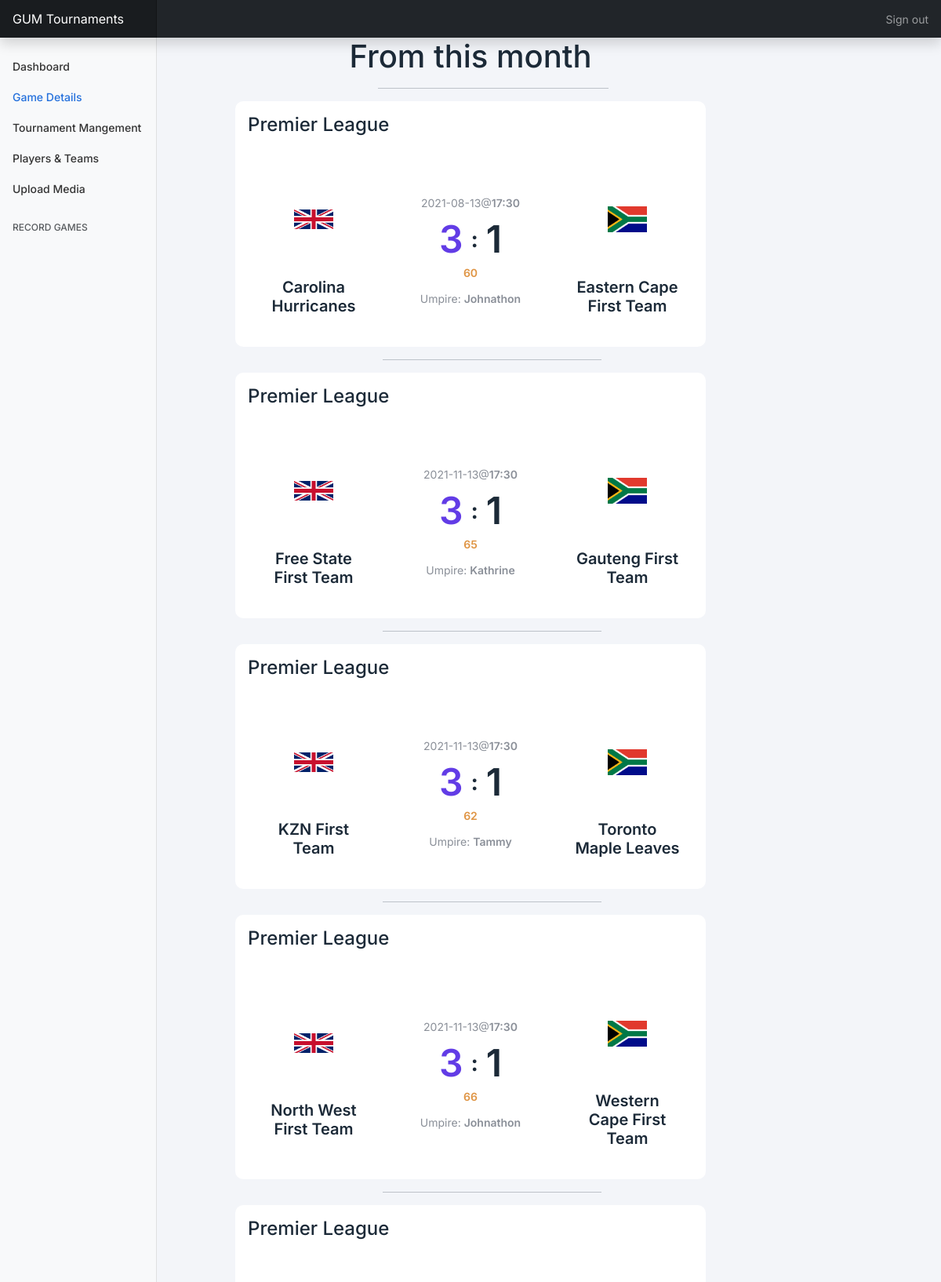
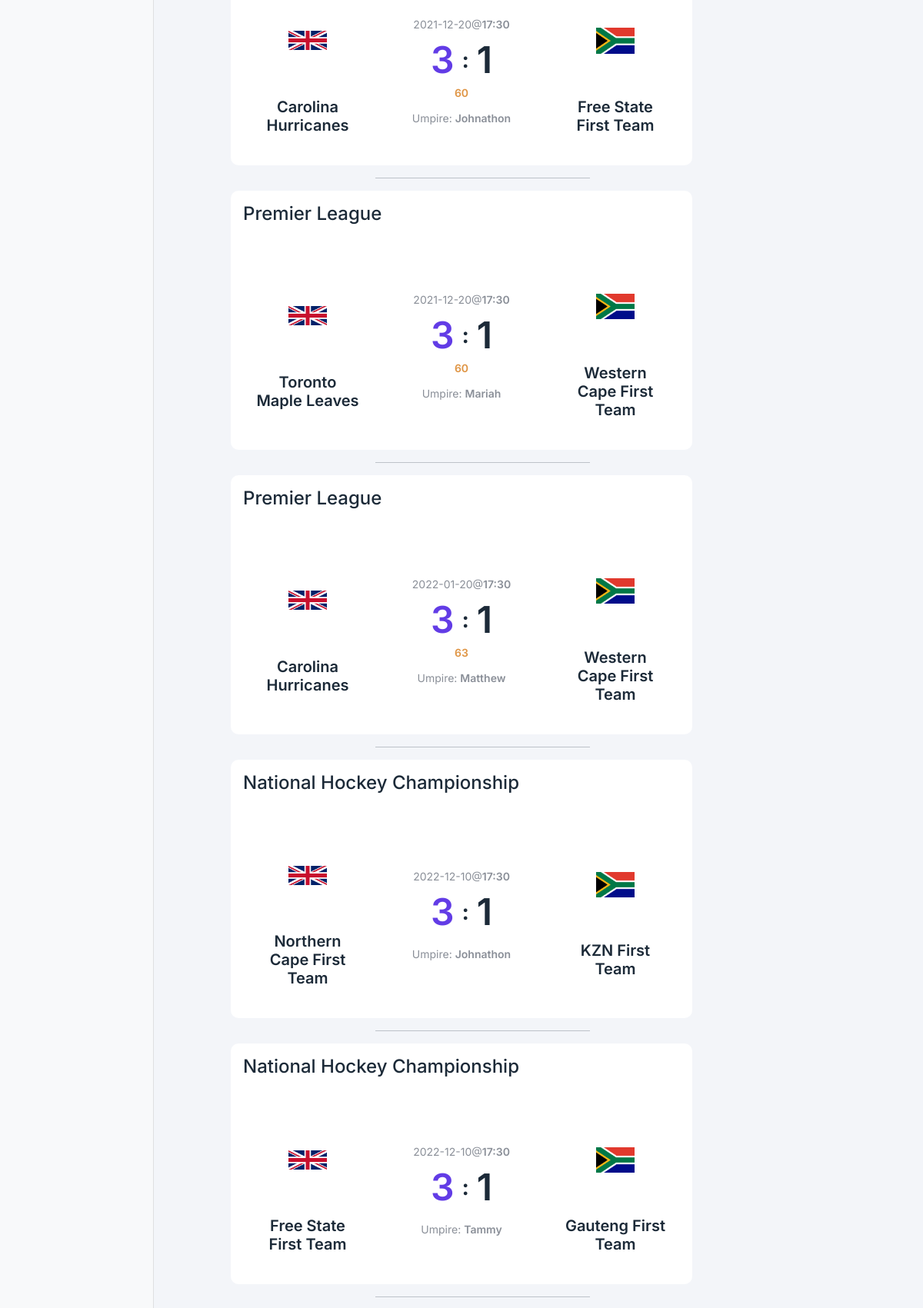
The page /game-Details.php (upper part) on the database its author committed (2 pictures, top to bottom).
### tables this page shows
CREATE TABLE `games` (
  `Games_id` int(11) UNSIGNED NOT NULL,
  `Umpire_licence` int(10) UNSIGNED NOT NULL,
  `tournament_id` int(5) NOT NULL,
  `Team_1` varchar(45) DEFAULT NULL,
  `Team_2` varchar(45) DEFAULT NULL,
  `Date_of_Match` date NOT NULL,
  `Alt_match_day` date NOT NULL,
  `Time_duration` int(11) DEFAULT NULL,
  `Game_round` varchar(45) NOT NULL
);

CREATE TABLE `tournement` (
  `Tournament_ID` int(5) NOT NULL,
  `Tournament_Name` mediumtext DEFAULT NULL,
  `Tournament_Season` varchar(45) NOT NULL,
  `Tournament_Location_Country` varchar(255) NOT NULL,
  `Tournament_Location_City` varchar(255) DEFAULT NULL,
  `Tournament_Winner` varchar(255) DEFAULT NULL
);

CREATE TABLE `umpire` (
  `Umpire_licence` int(10) UNSIGNED NOT NULL,
  `Name` mediumtext NOT NULL,
  `Surname` varchar(255) NOT NULL,
  `Games` int(11) NOT NULL,
  `Age` tinyint(60) NOT NULL,
  `Experience` int(11) UNSIGNED NOT NULL
);

### db-api.php (called while the page is built, shortened)
<?php
  class Database
  {
      public static function instance()
      {
          static $instance = null;
          if ($instance === null) $instance = new Database();
          return $instance;
      }
      private function __construct()
      {
          $this->conn = new mysqli("127.0.0.1:3306","root","20485001","f_hocky");
      }
      public function getTournaments(){
        $query = "SELECT * FROM tournement";
        $result = $this->conn->query($query);
        if($result->num_rows > 0){
          $tournaments = array();
          while($row = $result->fetch_assoc()){
            array_push($tournaments, $row);
          }
          return $tournaments;
        }
      }
      public function getGames(){
        $query = "SELECT * FROM games";
        $result = $this->conn->query($query);
        return $result;
      }
      public function getUmpire($license){
        $query = "SELECT * FROM umpire WHERE Umpire_licence='$license'";
        $result = $this->conn->query($query);
        return $result;
      }
  }
  $db = Database::instance();
?>

### game-Details.php (the view, shortened to what this page needs)
<?php include "db-api.php" ?>
<!DOCTYPE html>
<html lang="en">
<head>
	<link href="https://cdn.jsdelivr.net/npm/bootstrap@5.2.0-beta1/dist/css/bootstrap.min.css" rel="stylesheet">
	<link href="../assets/dist/css/bootstrap.min.css" rel="stylesheet">
	<link href="dashStyles.css" rel="stylesheet">
	<link href="gameDetStyles.css" rel="stylesheet">
</head>
<body>
	<header class="navbar navbar-dark sticky-top bg-dark flex-md-nowrap p-0 shadow">
		<a class="navbar-brand col-md-3 col-lg-2 me-0 px-3 fs-6" href="#">GUM Tournaments</a>
		<div class="navbar-nav">
			<div class="nav-item text-nowrap">
				<a class="nav-link px-3" href="index.php">Sign out</a>
			</div>
		</div>
	</header>
	<div class="container-fluid">
		<div class="row">
			<nav id="sidebarMenu" class="col-md-3 col-lg-2 d-md-block bg-light sidebar collapse">
				<div class="position-sticky pt-3">
					<ul class="nav flex-column">
						<li class="nav-item">
							<a class="nav-link" aria-current="page" href="dashboard.php">
								Dashboard
							</a>
						</li>
						<li class="nav-item">
							<a class="nav-link active" href="game-Details.php">
								Game Details
							</a>
						</li>
						<li class="nav-item">
							<a class="nav-link" href="tourMan.php">
								Tournament Mangement
							</a>
						</li>
						<li class="nav-item">
							<a class="nav-link" href="teamMan.php">
								Players & Teams
							</a>
						</li>
						<li class="nav-item">
							<a class="nav-link" href="upload.php">
								Upload Media
							</a>
						</li>
					</ul>
					<h6 class="sidebar-heading d-flex justify-content-between align-items-center px-3 mt-4 mb-1 text-muted text-uppercase">
						<span>Record Games</span>
					</h6>
				</div>
			</nav>
			<main>
				<h1>From this month</h1>
				<hr>
				<div class="container">
					<div class="row">
						<div class="col">
							<?php
								$games = $db->getGames();
								while($row = $games->fetch_assoc()){
									$umpire = $db->getUmpire($row["Umpire_licence"]);
									$umpire = $umpire->fetch_assoc();
									$t = $db->getTournaments();
									$tName = '';
									for($i = 0; $i < count($t);$i++ ){
										if($t[$i]["Tournament_ID"] == $row["tournament_id"]){
											$tName = $t[$i]["Tournament_Name"];
											break;
										}
									}
									echo '
								<div class="container-md">
								<div class="match">
									<div class="match-header">
										<div class="match-tournament"><h4>'.$tName.'</h4></div>
										<div class="match-actions">
											<!-- <button class="btn-icon"><i class="material-icons-outlined">grade</i></button>
										<button class="btn-icon"><i class="material-icons-outlined">add_alert</i></button> -->
										</div>
									</div>
									<div class="match-content">
										<div class="column">
											<div class="team team--home">
												<div class="team-logo">
													<img src="imgs/ukFlag.png" />
												</div>
												<h2 class="team-name">'.$row["Team_1"].'</h2>
											</div>
										</div>
										<div class="column">
											<div class="match-details">
												<div class="match-date">
													'.$row["Date_of_Match"].'@<strong>17:30</strong>
												</div>
												<div class="match-score">
													<span class="match-score-number match-score-number--leading">3</span>
													<span class="match-score-divider">:</span>
													<span class="match-score-number">1</span>
												</div>
												<div class="match-time-lapsed">
													'.$row["Time_duration"].'
												</div>
												<div class="match-referee">
													Umpire: <strong>'.$umpire["Name"].'</strong>
												</div>
												<div class="match-details">
												</div>
											</div>
										</div>
										<div class="column">
											<div class="team team--away">
												<div class="team-logo">
													<img src="imgs/SAflag.png" />
												</div>
												<h2 class="team-name"> '.$row["Team_2"].'</h2>
											</div>
										</div>
									</div>
								</div>
							</div>
							<hr>
								';
								}
							?>
						</div>
					</div>
				</div>
			</main>
</body>
</html>

### dashStyles.css (style rules this page uses)
body { font-size: .875rem; }
.sidebar { position: fixed; top: 0; bottom: 0; left: 0; z-index: 100; padding: 48px 0 0; box-shadow: inset -1px 0 0 rgba(0, 0, 0, .1); }
.sidebar .nav-link { font-weight: 500; color: #333; }
.sidebar .nav-link.active { color: #2470dc; }
.sidebar-heading { font-size: .75rem; }
.navbar-brand { padding-top: .75rem; padding-bottom: .75rem; background-color: rgba(0, 0, 0, .25); box-shadow: inset -1px 0 0 rgba(0, 0, 0, .25); }

### gameDetStyles.css (style rules this page uses)
*, *:after, *:before { box-sizing: border-box; }
:root { --color-text-primary: #1c2a38; --color-text-secondary: #8A8F98; --color-text-alert: #d72641; --color-text-icon: #dbdade; --color-bg-primary: #fff; --color-bg-secondary: #f3f5f9; --color-bg-alert: #fdeaec; --color-theme-primary: #623ce6; }
img { display: block; }
strong { font-weight: 600; }
body { font-family: "Inter", sans-serif; line-height: 1.5; color: var(--color-text-primary); background-color: var(--color-bg-secondary); }
.match { background-color: var(--color-bg-primary); display: flex; flex-direction: column; min-width:600px; border-radius: 10px; box-shadow: 0 0 2px 0 rgba(#303030, 0.1), 0 4px 4px 0 rgba(#303030, 0.1); }
.match-header { display: flex; padding: 16px; border-bottom: 2px solid rgba(#303030, 0.1); }
.match-tournament { display: flex; align-items: center; font-weight: 600; }
.match-content { display: flex; position: relative; }
.column { padding: 32px; display: flex; justify-content: center; align-items: center; width: calc(100%/3); }
.team { display: flex; flex-direction:column; align-items: center; }
.team-logo { width: 100px; height: 100px; display: flex; align-items: center; justify-content: center; border-radius: 50%; background-color: var(--color-bg-primary); box-shadow: 0 4px 4px 0 rgba(#303030, 0.15), 0 0 0 15px var(--color-bg-secondary); }
.team-logo img { width: 50px; }
.team-name { text-align:center; margin-top: 24px; font-size: 20px; font-weight: 600; }
.match-details { display: flex; flex-direction: column; align-items: center; }
.match-date, .match-referee { font-size: 14px; color: var(--color-text-secondary); }
.match-date, .match-referee strong { color: var (--color-text-primary); }
.match-score { margin-top: 12px; display: flex; align-items: center; }
.match-score-number { font-size: 48px; font-weight: 600; line-height: 1; }
.match-score-number--leading { color: var(--color-theme-primary); }
.match-score-divider { font-size: 28px; font-weight: 700; line-height: 1; color: var (--color-text-icon); margin-left: 10px; margin-right: 10px; }
.match-time-lapsed { color: #DF9443; font-size: 14px; font-weight: 600; margin-top: 8px; }
.match-referee { margin-top: 12px; }
.container-md { width: 50%; display: flex; justify-content: center; align-items: center; }
h1 { text-align: center; }
hr { width: 25%; margin-left:40% !important; margin-right:50% !important; }

### rows shown on the page
games: tournament.Tournament_Name "Premier League", Team_1 "Carolina Hurricanes", Date_of_Match "2021-08-13", Time_duration "60", Umpire_licence.Name "Johnathon", Team_2 "Eastern Cape First Team"
games: tournament.Tournament_Name "Premier League", Team_1 "Free State First Team", Date_of_Match "2021-11-13", Time_duration "65", Umpire_licence.Name "Kathrine", Team_2 "Gauteng First Team"
games: tournament.Tournament_Name "Premier League", Team_1 "KZN First Team", Date_of_Match "2021-11-13", Time_duration "62", Umpire_licence.Name "Tammy", Team_2 "Toronto Maple Leaves"
games: tournament.Tournament_Name "Premier League", Team_1 "North West First Team", Date_of_Match "2021-11-13", Time_duration "66", Umpire_licence.Name "Johnathon", Team_2 "Western Cape First Team"
games: tournament.Tournament_Name "Premier League", Team_1 "Carolina Hurricanes", Date_of_Match "2021-12-20", Time_duration "60", Umpire_licence.Name "Johnathon", Team_2 "Free State First Team"
games: tournament.Tournament_Name "Premier League", Team_1 "Toronto Maple Leaves", Date_of_Match "2021-12-20", Time_duration "60", Umpire_licence.Name "Mariah", Team_2 "Western Cape First Team"
games: tournament.Tournament_Name "Premier League", Team_1 "Carolina Hurricanes", Date_of_Match "2022-01-20", Time_duration "63", Umpire_licence.Name "Matthew", Team_2 "Western Cape First Team"
games: tournament.Tournament_Name "National Hockey Championship", Team_1 "Northern Cape First Team", Date_of_Match "2022-12-10", Umpire_licence.Name "Johnathon", Team_2 "KZN First Team"
games: tournament.Tournament_Name "National Hockey Championship", Team_1 "Free State First Team", Date_of_Match "2022-12-10", Umpire_licence.Name "Tammy", Team_2 "Gauteng First Team"
